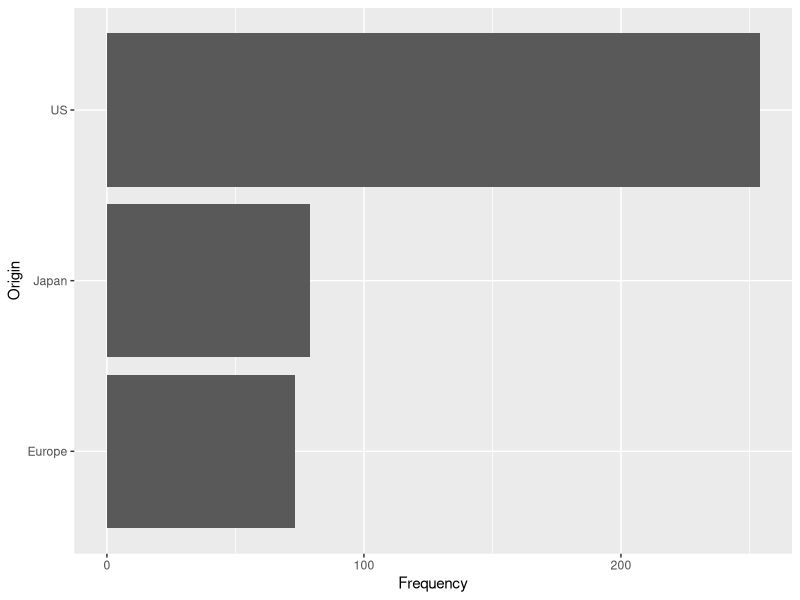

Recreate this plot in R.
library(readr)
library(ggplot2)

cars <- read_csv("cars.csv")


originCount <- table(cars$Origin, dnn = "Origin")
#barplot(originCount, main = "Origin")
originDataFrame <- data.frame(originCount)
colnames(originDataFrame) <- c("Origin", "Frequency")
p <- ggplot(data=originDataFrame, aes(x=Frequency, y=Origin)) + 
  geom_bar(stat="identity")
p
